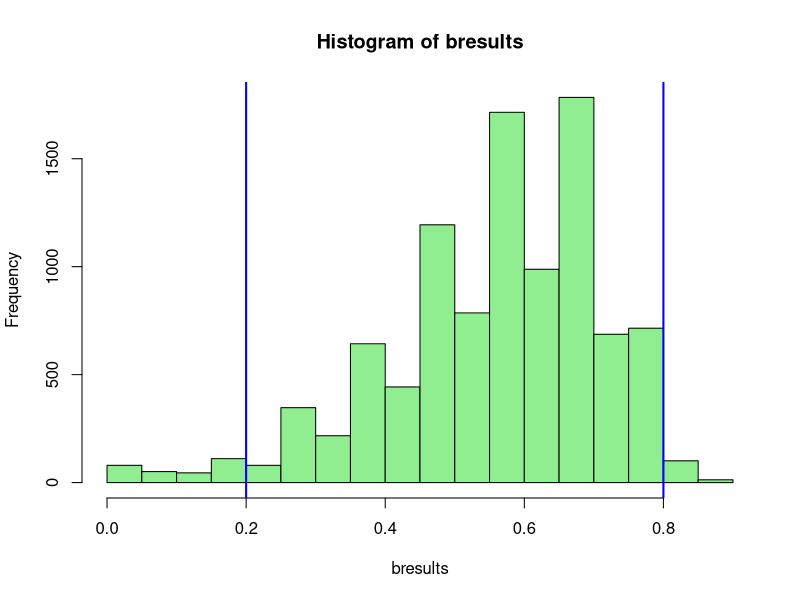
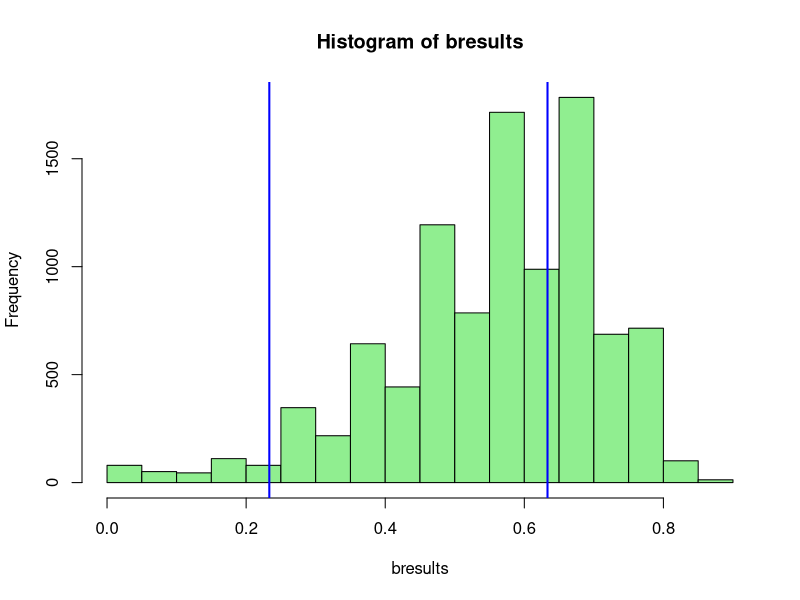

These charts were generated, in order, by the following R code:
# Example code supplied for illustrative purposes only. The regression equations below were built
# using 2 years of data from our level 1 trauma academic medical center. They will not work out of the
# box for your institution.
# 2019-2020 Edward G. Brown MS, Patricia K. Howard PhD RN, Daniel Moore MD
# For more information please read the paper SIMULATING EMERGENCY DEPARTMENT BOARDING USING A DIFFERENCE EQUATION 
# at https://doi.org/10.1101/2020.03.19.20039040

bfunc <- function() {

  days <- 30
  lower <- 200
  upper <- 300
  
  threshold <- 40

  xbar.rand <- rep(NA,days)
  xbar.star <- rep(NA,days)
  xbar.start <- rep(NA,days)
  xbar.stop <- rep(NA,days)

  start_int <- 22.44721952
  start_slope <- 0.179980129
  stop_int <- 32.5802325885976
  stop_slope <- 0.492633658985415
  
    
for (i in 1:days)
  xbar.rand[[i]] <-sample(lower:upper, 1)

for (i in 1:days)
  xbar.start[[i]] <- start_int + (xbar.rand[[i]] * start_slope)


for (i in 1:days)
  xbar.stop[[i]] <- stop_int +(xbar.start[[i]] * stop_slope)

# Why 12? In our observed data, the starting day balance of a day (selected at random) was 12. This starts our iteration.
# Patients boarding at Start of Day was 25, Patients start boarding during the day was 57, Patients stop boarding was 70.  
xbar.star[[1]] = 12

for (i in 1:days)
  xbar.star[[i+1]] = ifelse(ceiling((xbar.star[i] + xbar.start[[i]]) - xbar.stop[[i]]) < 0, 0, ceiling((xbar.star[i] + xbar.start[[i]]) - xbar.stop[[i]]) )
 

over_threshold <- length(xbar.star[xbar.star >= threshold])/days

return(over_threshold)
} # end of function


reps <- 10000
bresults <- rep(NA,reps)


for (i in 1:reps)
  bresults[[i]] <- bfunc()



sd(bresults)
summary(bresults)

# percentile method for 95% CI
quantile(bresults, 0.025)
quantile(bresults, 0.975)

hist(bresults, col="lightgreen")
abline(v=quantile(bresults, 0.025),col="blue", lwd=2)
abline(v=quantile(bresults, 0.975),col="blue", lwd=2)

# this method may work better for non-normal data
sortedbr <- sort(bresults)
sortedbru <- sortedbr[!duplicated(sortedbr)]

n <- length(sortedbru)
j <- round((0.50*n) - ((1.96*sqrt(n))*0.50))
k <- round(((0.50*n)+1) + ((1.96*sqrt(n))*0.50))

lower <- sortedbru[j]
upper <- sortedbru[k]
lower
upper

hist(bresults, col="lightgreen")
abline(v=lower,col="blue", lwd=2)
abline(v=upper,col="blue", lwd=2)


